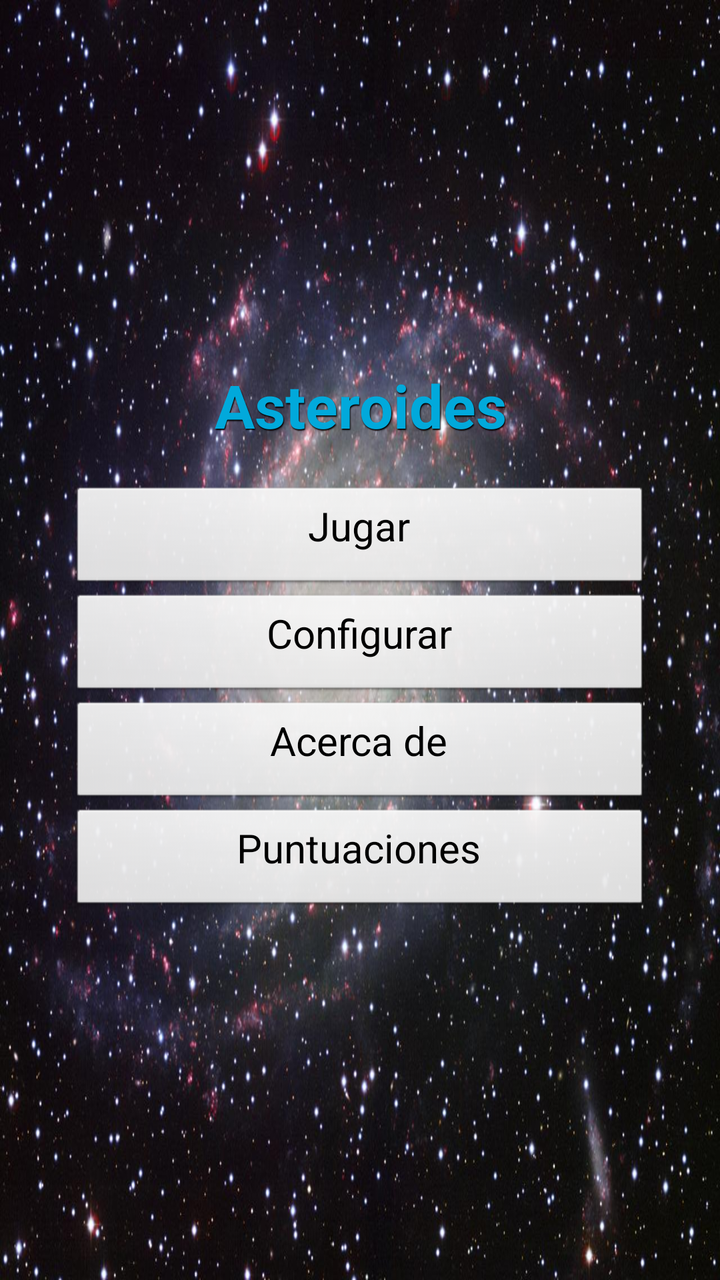
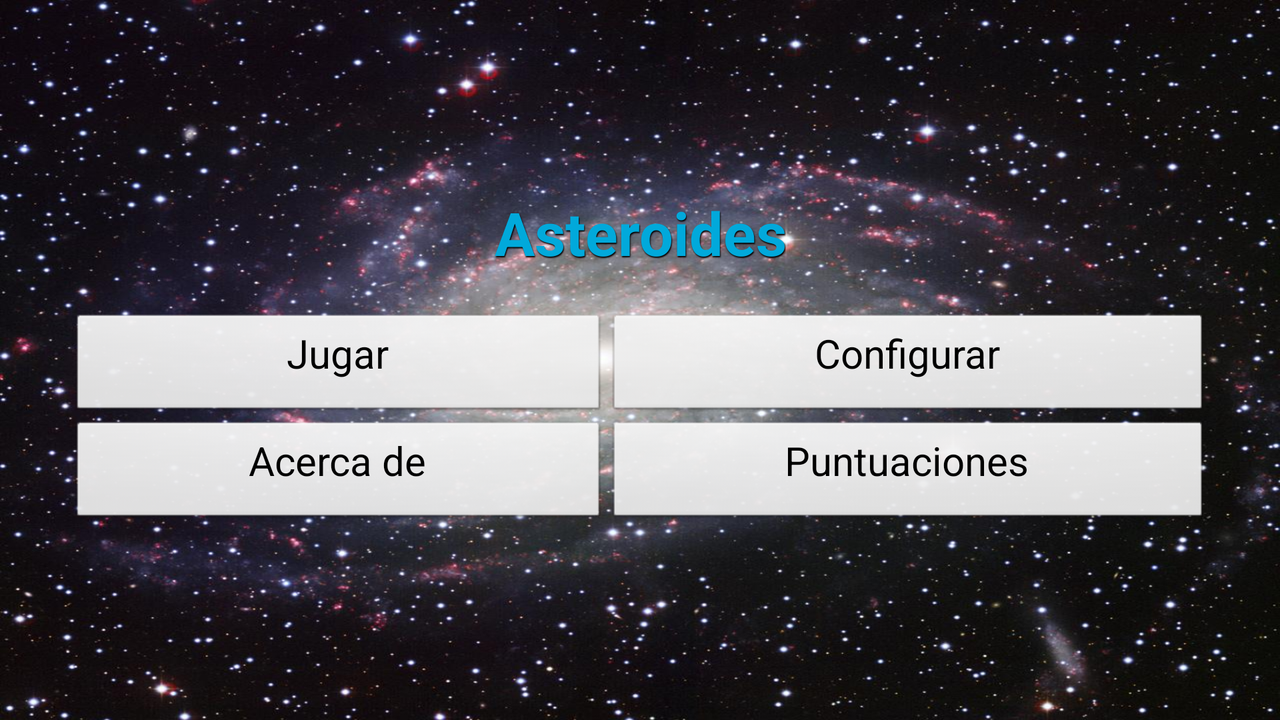

First picture: res/layout/ on a phone held upright. Second picture: the repository's own variant of that layout, on a device whose configuration matches the variant's folder. Source for both follows.
<!-- AndroidManifest.xml: application theme TemaAsteroides -->
<!-- res/layout/main.xml -->
<LinearLayout xmlns:android="http://schemas.android.com/apk/res/android"
    xmlns:tools="http://schemas.android.com/tools"
    android:id="@+id/LinearLayout1"
    android:layout_width="match_parent"
    android:layout_height="match_parent"
    android:gravity="center"
    android:orientation="vertical"
    android:padding="35dp"
    tools:context=".Asteroides" 
    android:background="@drawable/space">

    <TextView  
        android:id="@+id/titulo"
        style="@style/TextoAsteroides" 
        android:shadowColor="@color/negro"
        android:shadowRadius="1"
        android:shadowDx="1"
        android:shadowDy="2"
        android:textStyle="bold"
        android:text="@string/tituloAplicacion" />
       
        

    <Button
        android:id="@+id/button1"
        style="@style/TextoAsteroides.Botones"
        android:text="@string/Arrancar" />

    <Button
        android:id="@+id/button2"
        style="@style/TextoAsteroides.Botones"
        android:onClick="lanzarPreferencias"
        android:text="@string/Configurar" />

    <Button
        android:id="@+id/button3"
        style="@style/TextoAsteroides.Botones"
        android:onClick="lanzarAcercaDe"
        android:text="@string/Acercade" />

    <Button
        android:id="@+id/button4"
        style="@style/TextoAsteroides.Botones"
        android:onClick="lanzarPuntuaciones"
        android:text="@string/Puntuaciones" />

</LinearLayout>
<!-- resources referenced by this layout -->
<resources>
  <color name="negro">#000000</color>
  <!-- drawable space: jpeg bitmap (drawable-hdpi, 179968 bytes) -->
  <string name="Acercade">Acerca de</string>
  <string name="Arrancar">Jugar</string>
  <string name="Configurar">Configurar</string>
  <string name="Puntuaciones">Puntuaciones</string>
  <string name="tituloAplicacion">Asteroides</string>
  <style name="TextoAsteroides" parent="@android:style/TextAppearance">
          
          <item name="android:layout_width">fill_parent</item>
          <item name="android:layout_height">wrap_content</item>
          <item name="android:textColor">@color/azulCielo</item>
          <item name="android:textSize">30sp</item>
          <item name="android:gravity">center</item>
          <item name="android:paddingBottom">20dp</item>
      </style>
  <style name="TextoAsteroides.Botones">
          <item name="android:textColor">@color/negro</item>
          <item name="android:textSize">20sp</item>
          
      </style>
  <style name="TemaAsteroides" parent="@android:style/Theme.NoTitleBar">
         
          
          
      </style>
  <color name="azulCielo">#01A9DB</color>
</resources>
<!-- res/layout-land/main.xml (the repository's variant of the layout above) -->
<!-- drawn on the phone turned sideways -->
<LinearLayout xmlns:android="http://schemas.android.com/apk/res/android"
    xmlns:tools="http://schemas.android.com/tools"
    android:id="@+id/LinearLayout1"
    android:layout_width="match_parent"
    android:layout_height="match_parent"
    android:background="@drawable/space"
    android:gravity="center"
    android:orientation="vertical"
    android:padding="35dp"
    tools:context=".Asteroides" >

    <TextView
        android:id="@+id/titulo"
        style="@style/TextoAsteroides"
        android:shadowColor="@color/negro"
        android:shadowDx="1"
        android:shadowDy="2"
        android:shadowRadius="1"
        android:text="@string/tituloAplicacion"
        android:textStyle="bold" />

    <TableLayout
        android:layout_width="fill_parent"
        android:layout_height="wrap_content"
        android:stretchColumns="*" >

        <TableRow>

            <Button
                android:id="@+id/button1"
                style="@style/TextoAsteroides.Botones"
                android:text="@string/Arrancar" />

            <Button
                android:id="@+id/button2"
                style="@style/TextoAsteroides.Botones"
                android:text="@string/Configurar" />
        </TableRow>

        <TableRow>

            <Button
                android:id="@+id/button3"
                style="@style/TextoAsteroides.Botones"
                android:text="@string/Acercade" />

            <Button
                android:id="@+id/button4"
                style="@style/TextoAsteroides.Botones"
                android:text="@string/Puntuaciones" />
        </TableRow>
    </TableLayout>

</LinearLayout>
